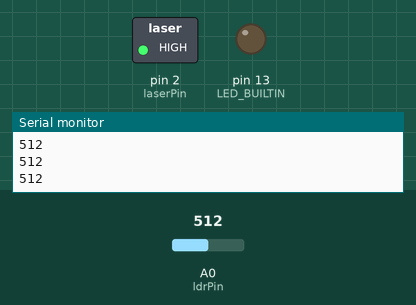
Bench run of a sketch on a simulated Arduino Uno, built with avr-gcc and run on an emulated ATmega328P. On the bench: switched loads named in the sketch (green lamp = pin HIGH), output pins drawn as LEDs (lit = HIGH), the last lines printed to the serial monitor. Dashed ring = blinking. Inputs (shaded band) come from the test bench; at power-on: A0 (ldrPin) = 512.

Above: at 1.3 s.
1.4 s: A0 (ldrPin) set to 152
4.4 s: A0 (ldrPin) set to 125
At 5.4 s:
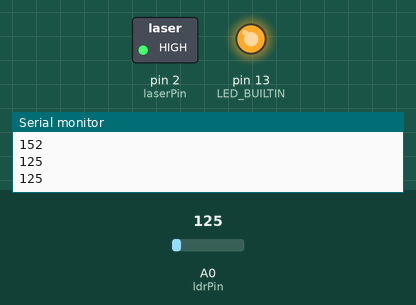
7.4 s: A0 (ldrPin) set to 150
At 7.9 s:
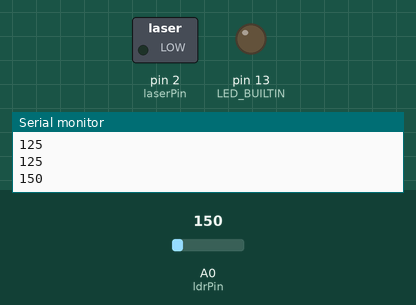
10.4 s: A0 (ldrPin) set to 130
At 10.9 s:
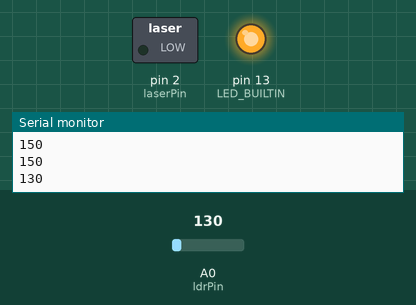
Timing chart, 0 to 14.4 s (numbered marks = the images above; inputs shaded):
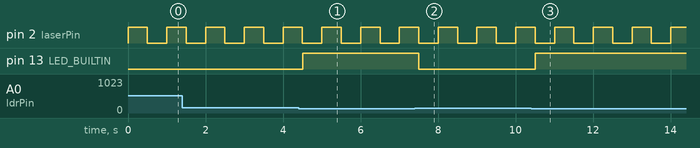

The sketch:

laser_ldr.ino
```cpp
const int laserPin = 2;
const int ldrPin = A0;

void setup() {
  // put your setup code here, to run once:
  pinMode(laserPin, OUTPUT);
  pinMode(LED_BUILTIN, OUTPUT);
  Serial.begin(9600);
}

void loop() {
  // put your main code here, to run repeatedly:
  long ldr;
  digitalWrite(laserPin, !digitalRead(laserPin));
  ldr = analogRead(ldrPin);
  Serial.println(ldr);
  digitalWrite(LED_BUILTIN, (ldr < 140 ? HIGH : LOW));
  delay(500);
}
```

Measured:
- the behaviour switches between 140 and 139 on A0 (ldrPin) (found by bisection; images 0 and 1)
- after the input at 4.4 s, pin 13 (LED_BUILTIN): LOW → HIGH after 0.10 s
- after the input at 7.4 s, pin 13 (LED_BUILTIN): HIGH → LOW after 0.11 s
- after the input at 10.4 s, pin 13 (LED_BUILTIN): LOW → HIGH after 0.11 s
- by itself, pin 2 (laserPin): alternates HIGH for 0.50 s and LOW for 0.50 s
